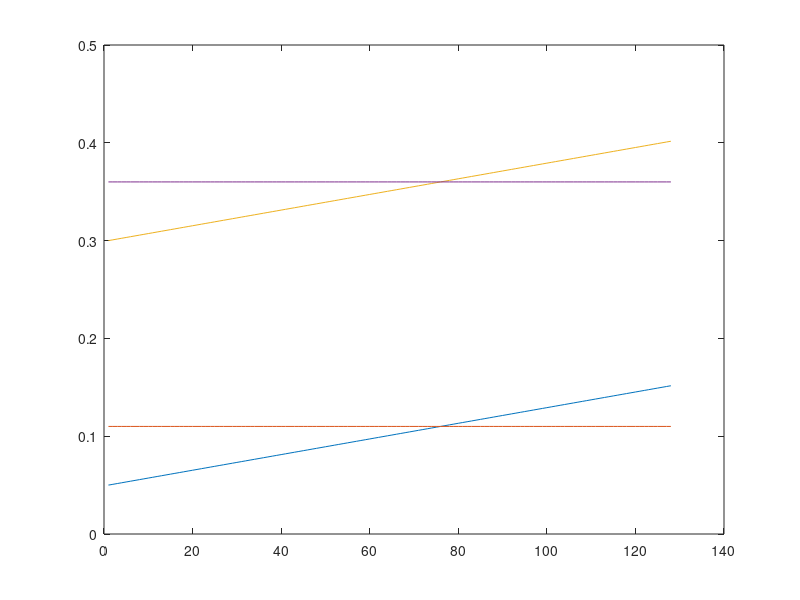

Reproduce this figure in MATLAB. (Note: this script raises an error after producing the figure.)
clear all;
close all;
N_sensors=8;
n=0:127;

%addpath('D:\D\win64_bin\win64_bin');
addpath('D:\tfsa_5-5\windows\win64_bin');
%addpath('E:\Published Papers\DOA estimation of intersecting components 2018\Matlab code');
%addpath('E:\Published Papers\DOA ESTIMATION VITERBI\Multi-sensor IF estimation code');

%crossing componentsi8

s1=exp(2*pi*1i*(0.05*n+0.0004*n.^2));
s2=1*exp(2*pi*1i*(0.11*n-0*0.0004*n.^2));
s3=1*exp(2*pi*1i*(0.3*n+0.0004*n.^2));
s4=1*exp(2*pi*1i*(0.36*n-0*0.0004*n.^2));

perc=0.4;

IF_O(1,:)=0.05+0.0008*n.^1;
IF_O(2,:)=0.11-0*0.001*n.^1;
IF_O(3,:)=0.3+.0008*n;
IF_O(4,:)=0.36-0*0.0008*n;
%IF_O(5,:)=0.35-2*n/(128*8);
%IF_O(6,:)=0.25+2*0.5*n/(128*8);
%IF_O(8,:)=0.2-2*0.5*n/(128*8);

IF_O=IF_O.';
plot(IF_O);
s = [(s1.') (s2.') (s3.') (s4.') ];%  (s5.') (s6.') (s7.') ];
%s = [(s1.') (s2.') ];


n_sources=4;
s_orig=s;

% set mixing matrix A
%theta = [15,30,50]*pi/180;   % sensor separation angles in radians
%        theta = [-12,0,12]*pi/180;   % sensor separation angles in radians
%theta = [0,10,20,30,40,50,60]*pi/180;   % sensor separation angles in radians
theta = [0,10,20,30]*pi/180;   % sensor separation angles in radians
% set mixing matrix A
%theta = [15,30,50]*pi/180;   % sensor separation angles in radians
%        theta = [-12,0,12]*pi/180;   % sensor separation angles in radians
%theta = [-10,10]*pi/180;   % sensor separation angles in radians
LL=250;
LL=500;
index=0;
delta=2;
num=n_sources;
for SNR=-10:2:10
    %for SNR=-2:2:0
    for ii=1:LL
        
        
        A = exp(1j*pi*[0:N_sensors-1].'*sin(theta));  % mixing matrix A
        
        
        X = A*s.';                             % mixed source
        theta9=round(theta *180/pi);
        % generate noise
        
        sigma = 10^(-SNR/20);
        w = sigma*(randn(N_sensors,length(n)) + 1j*(randn(N_sensors,length(n))))/sqrt(2); % noise
        
        X=X+w;
        
        
        %tic
        for k=0:1
        
            switch k 
                case 0
                    [IFF,ss] = Multi_Sensor_FASTEST_IF(X,N_sensors,65, n_sources, delta,64,0,0,1,length(X));
                    
                case 1
                    
                   % [IFF,ss] = Multi_Sensor_FASTEST_IF_new(X,N_sensors,65, n_sources, delta,64,0,0,4,length(X));
                    [IFF,ss] = Multi_Sensor_FASTEST_IF_new1(X,N_sensors,65, n_sources, delta,64,0,0,1,length(X));

                    
            end
                    
        
        
        %toc
        clear a;
        for iii=1:n_sources
            for jjj=1:N_sensors
                a(jjj,:)=ss(jjj,iii,:);
            end
            theta1=-90:0.5:90;
            
            p=TMMUSIC(cov(a.'), 2, N_sensors, 1, 1, theta1');
           % figure; plot(p);
            [x,y]=max(p);
            y1(iii)=y(1)/2;
        end
        
        y1=y1-90;
        
        
                    msee=0.1*ones(1,num);

        for ii22=1:num
            
            t=1:128;
            IF=IFF(ii22,:);%/length(X);
            t=t(5:end-5);
            for i=1:num
                c(i)=sum(abs(IF(t)'-IF_O(t,i)).^2);
            end
            [a1, b1]=min(c);
            if msee(b1)>=a1(1)/length(X)
                msee(b1)=a1(1)/length(X);
            end
            
        end
        
        switch k
            case 0
                mseeIF_old(ii)=mean(msee);
                mmssee_old(ii)=mean((sort(y1/10)-sort(theta9/10)).^2);
            case 1
                mseeIF_new(ii)=mean(msee);
                mmssee_new(ii)=mean((sort(y1/10)-sort(theta9/10)).^2);
            
        end
        
        end
    end
    index=index+1;
    %mean(mmssee)
    snr_mse_new(index)=mean(mmssee_new);
    snr_mse_old(index)=mean(mmssee_old);
  
    
    IF_mse_new(index)=mean(mseeIF_new);
    IF_mse_old(index)=mean(mseeIF_old);
    
    
end

%SNR=-10:2:0;
SNR=-10:2:10;
% FROM SIMULATION DONE in "Novel direction of arrival estimation using
% spatial adaptive"
%snr_mse_sadtfd=[0.4418    0.0994    0.0615    0.0414    0.0272    0.0204];
plot(SNR,10*(log10(snr_mse_old)),'--md','linewidth',2);
hold on;
plot(SNR,10*(log10(snr_mse_new)),'r','linewidth',3);
hold on;
xlabel('Signal to Noise Ratio');
ylabel('Mean Square Error (dB)');
legend('FAST-IF','Spatial Spectrum and FAST-IF');
title('DOA estimation accuracy');
%legend('The Proposed Method','Time-frequency Music','DOA based on IF estimation using ridge tracking');


SNR=-10:2:10;
figure;
% FROM SIMULATION DONE in "Novel direction of arrival estimation using
% spatial adaptive"
%snr_mse_sadtfd=[0.4418    0.0994    0.0615    0.0414    0.0272    0.0204];
plot(SNR,10*(log10(IF_mse_old)),'--md','linewidth',2);
hold on;
plot(SNR,10*(log10(IF_mse_new)),'r','linewidth',3);
hold on;
xlabel('Signal to Noise Ratio');
ylabel('Mean Square Error (dB)');
legend('FAST-IF','Spatial Spectrum and FAST-IF');
title('IF estimation accuracy');


